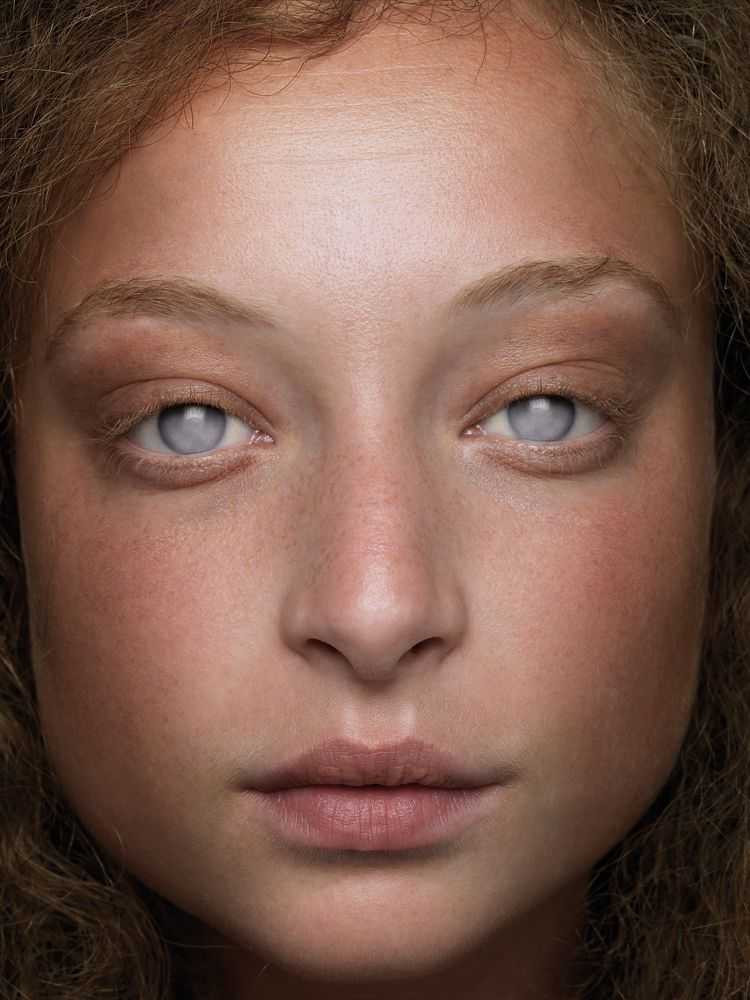
#> input picture d681b1e8da9a975dbf76ade6203a58bc.jpg, 750 x 1000 px, found by its file name
$ jupyter execute Blindness_Detection.ipynb
#> lines starting #> are read from the running program, lines starting #| are printed output that depends on the picture; after the words box and inside, x2 and y2 are one past the last pixel; in counts of white or black regions, pixels touching at a corner belong together
<a href="https://colab.research.google.com/github/Pooja-dotc/Blindness_Detection_CodeClauseInternship/blob/main/Blindness_Detection.ipynb" target="_parent"></a>

[cell 1]
import cv2
import numpy as np

def detect_redeye(image_path):
    image = cv2.imread(image_path)
#> image is the input picture: shape (1000, 750, 3); mean B, G, R 75.9, 89.2, 122.8
    gray = cv2.cvtColor(image, cv2.COLOR_BGR2GRAY)
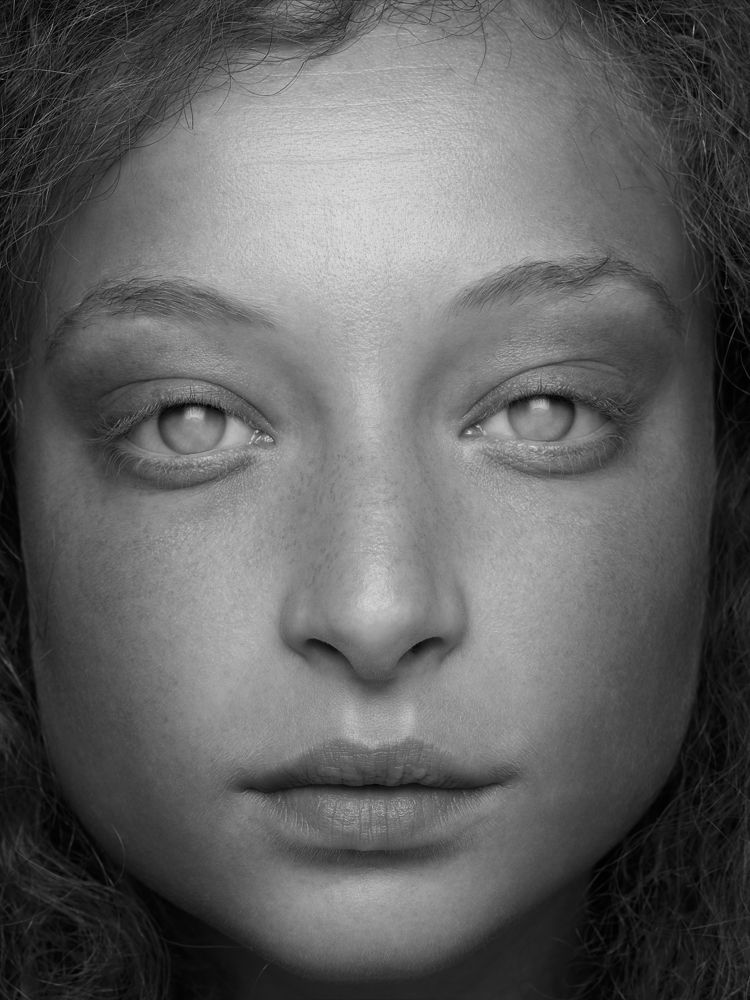
#> gray: shape (1000, 750); min 0, max 228, mean 97.7

    # Detect faces in the image
    face_cascade = cv2.CascadeClassifier(cv2.data.haarcascades + 'haarcascade_frontalface_default.xml')
    faces = face_cascade.detectMultiScale(gray, scaleFactor=1.1, minNeighbors=5, minSize=(30, 30))
#> faces = [[44, 191, 659, 659]]

    for (x, y, w, h) in faces:
        face = image[y:y+h, x:x+w]
        hsv = cv2.cvtColor(face, cv2.COLOR_BGR2HSV)

        # Define the range of red color in HSV
        lower_red = np.array([0, 100, 100])
        upper_red = np.array([10, 255, 255])

        # Create a mask to isolate red regions in the face
        mask = cv2.inRange(hsv, lower_red, upper_red)

        # Apply a median blur to the mask to reduce noise
        mask = cv2.medianBlur(mask, 5)

        # Apply the mask to the face to detect red-eye effect
        detected_eye = cv2.bitwise_and(face, face, mask=mask)

        cv2.imshow("Red Eye Detection", detected_eye)
#> this loop made 1 pass
#> (x, y, w, h, lower_red, upper_red) on pass 1: (44, 191, 659, 659, [0, 100, 100], [10, 255, 255])
#> pass 1, in detect_redeye, `face = image[y:y+h, x:x+w]`:
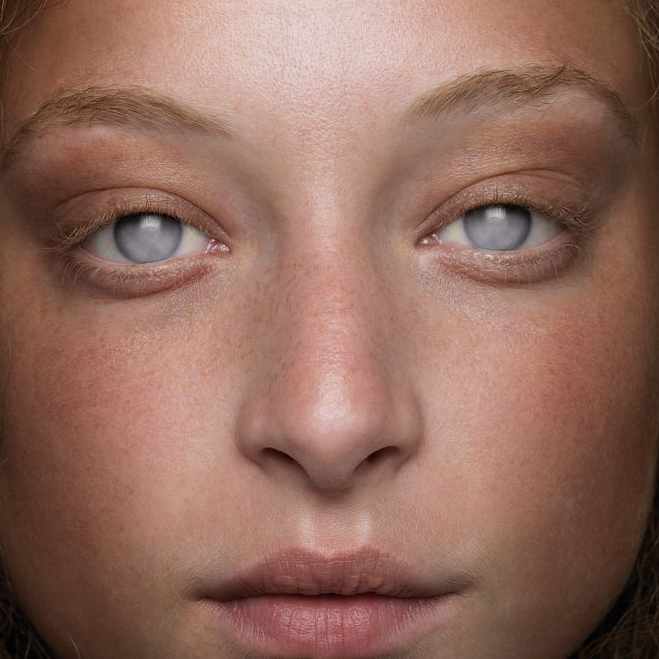
#> face: shape (659, 659, 3); mean B, G, R 93.4, 106.5, 145.8
#> pass 1, in detect_redeye, `mask = cv2.inRange(hsv, lower_red, upper_red)`:
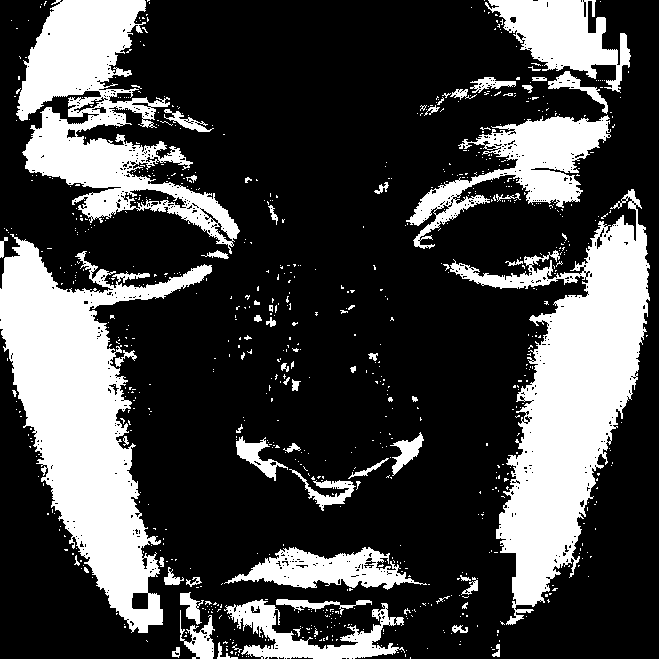
#> mask: shape (659, 659); 27.1% white; 840 white regions (776 under 20 px), largest, box (x1, y1, x2, y2) and area: (0, 234, 212, 633) 31964, (450, 189, 650, 625) 31790, (16, 0, 240, 254) 20698
#> pass 1, in detect_redeye, `mask = cv2.medianBlur(mask, 5)`:
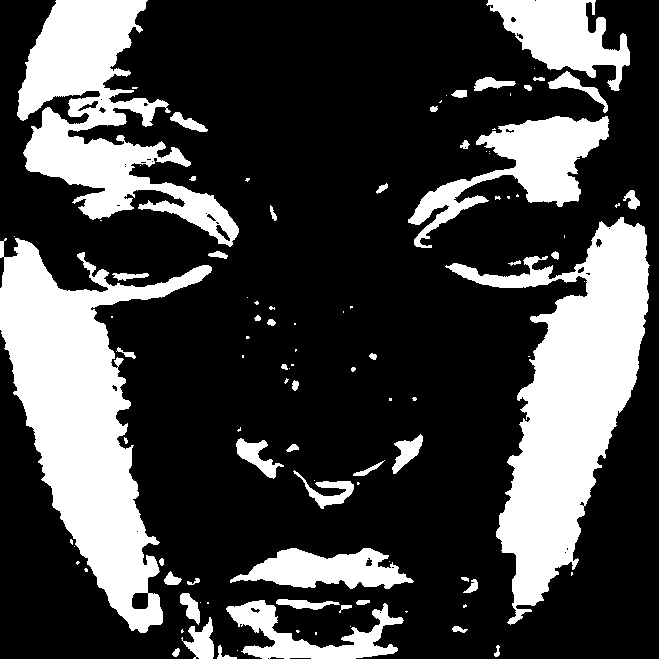
#> mask: shape (659, 659); 26.7% white; 103 white regions (55 under 20 px), largest, box (x1, y1, x2, y2) and area: (0, 238, 212, 633) 32158, (445, 217, 650, 625) 31817, (17, 0, 239, 247) 21169

    cv2.waitKey(0)
    cv2.destroyAllWindows()

# Replace "image_path.jpg" with the path to your image
detect_redeye("C:/Users/kriti/OneDrive/Pictures/d681b1e8da9a975dbf76ade6203a58bc.jpg")
